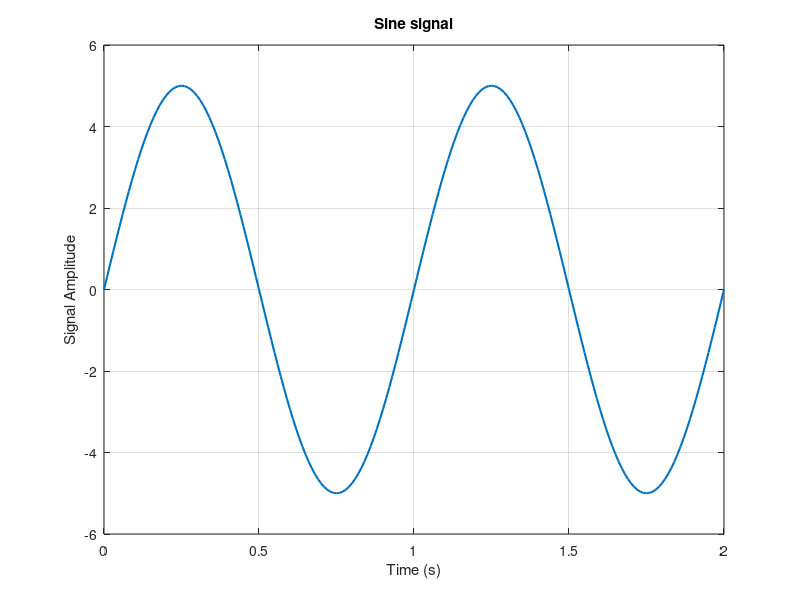
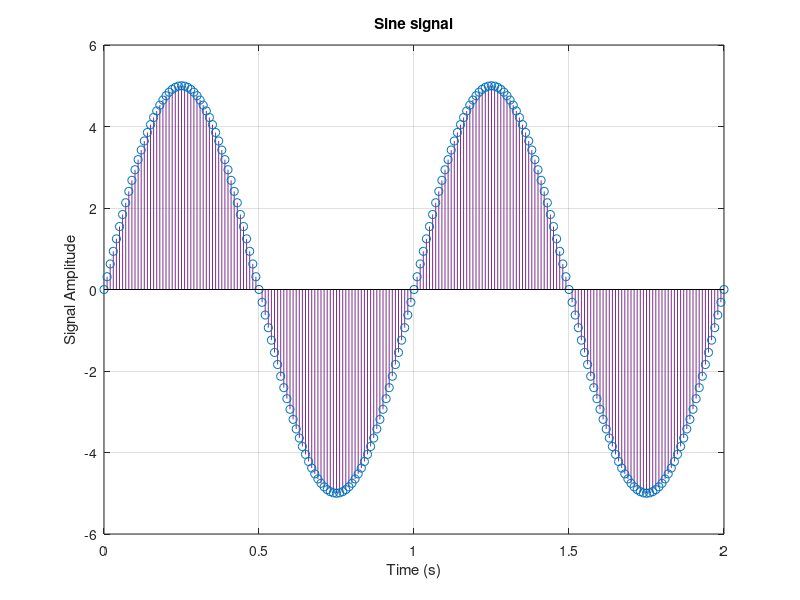
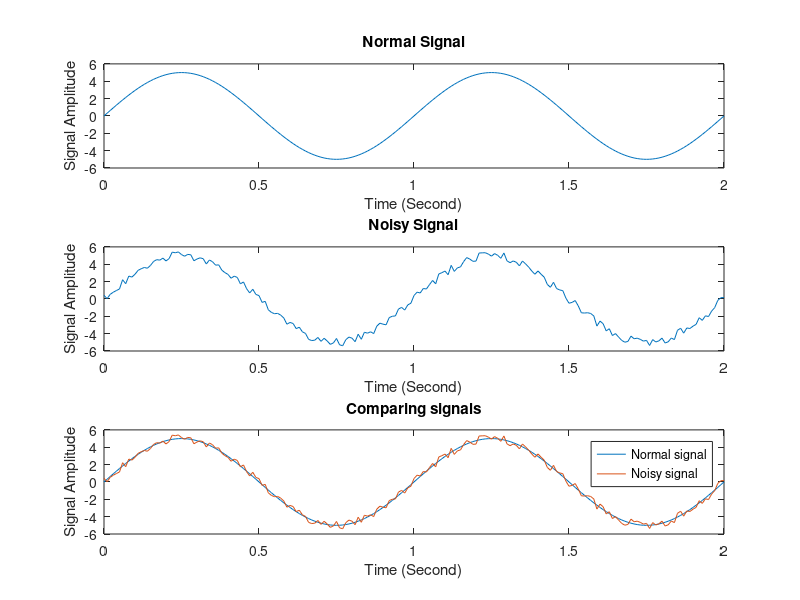
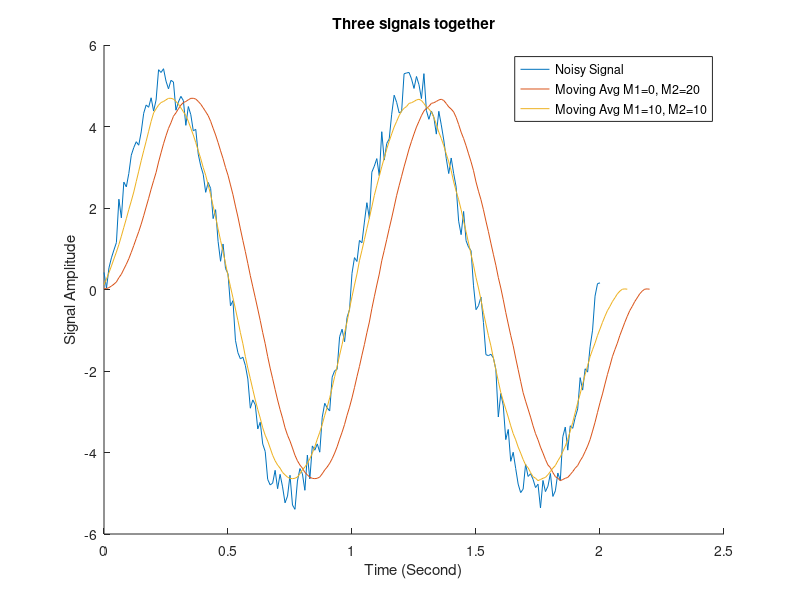

The MATLAB script that drew these images, in order: (Note: this script raises an error after producing the figures.)
%%
close all;
clear;
clc;
%% part 1
% part 1.1
t = 0:0.01:2;        % Define time axis
A = 5;               % Amplitude
f = 1;               % Frequency
y = A*sin(2*pi*f*t); % Sine function

% Plotting signals
figure('Name', 'Sine signal (Plot)');
plot(t, y, 'LineWidth', 1.5);
xlabel('Time (s)');
ylabel('Signal Amplitude');
title('Sine signal');
grid on;

figure('Name', 'Sine signal (Stem)');
stem(t, y,'color', '#7E2F8E', 'LineWidth', 0.5);
xlabel('Time (s)');
ylabel('Signal Amplitude');
title('Sine signal');
grid on;

%% part 2
% part 1.2
r = rand(1, length(y)) - 0.5; % Noise
noised_signal = y + r;        % Add noise to sine, y defined in section 1.1

% Plotting signals
figure('Name', 'Normal Sine signal VS Noisy Sine Signal', 'Position', [300 200 700 500]);
subplot(3,1,1);               % Plotting normal signal without noise
plot(t,y)
title('Normal Signal');xlabel('Time (Second)');ylabel('Signal Amplitude');
subplot(3,1,2);               % Plotting noisy signal
plot(t,noised_signal)
title('Noisy Signal');xlabel('Time (Second)');ylabel('Signal Amplitude');
%hold on;
subplot(3,1,3);               % Plotting both signal together for comparing them
plot(t,y, t, noised_signal)
hold on;
title('Comparing signals');xlabel('Time (Second)');ylabel('Signal Amplitude');
legend('Normal signal', 'Noisy signal');
hold off;

%% part 3
% part 1.3:
% A moving average filter introduces a delay because it computes the average of past data points, which inherently involves looking back in time, causing the output to lag behind the input signal.

M1 = 0;
M2 = 20;
len = M2 + M1 + 1; % Window length

window = ones(1, len) / len; % Moving average window

y2 = conv(noised_signal, window);   % Noised signal defined in section 1.2, Line 30
t2 = 0:0.01:(0.01 * (length(y2) - 1));

% Plotting section 1.3.1
figure('Name', 'Moving Avg signals', 'Position', [300 200 700 500]);
hold on;
plot(t,noised_signal);              % Noise signal
plot(t2, y2);                       % Moving Avg M1=0, M2=20

% part 1.3.2:
M1 = 10;
M2 = 10;
len = M2 + M1 + 1; % Window length

window = ones(1, len) / len; % Moving average window

y3 = conv(noised_signal(M1:end), window);
t3 = 0:0.01:(0.01 * (length(y3) - 1));

plot(t3, y3);                       % Moving Avg M1=0, M2=20
hold off;
title('Three signals together'); xlabel('Time (Second)'); ylabel('Signal Amplitude');
legend("Noisy Signal", "Moving Avg M1=0, M2=20", "Moving Avg M1=10, M2=10");

%% part 4
% part 1.4.1
M1 = 0;
M2 = 20;
len = M2 + M1 + 1; % Window length

b = ones(1,len)/len;
a = 1;
y4_1 = filter(b, a, noised_signal);
t4_1 = 0:0.01:(0.01 * (length(y4_1) - 1));

% Plotting section 1.4
figure('Name', 'Moving Avg signals by using filter function', 'Position', [300 200 700 500]);
hold on;
plot(t,noised_signal);              % Noise signal
plot(t4_1, y4_1);                   % filtered signal
plot(t2,y2);                        % Plotting convolved signal M1=0, M2=20
plot(t3,y3);                        % Plotting convolved signal M1=10, M2=10
title('All signals together'); xlabel('Time (Second)'); ylabel('Signal Amplitude');
legend("Noisy Signal", "filtered signal", "Moving Avg M1=0, M2=20", "Moving Avg M1=10, M2=10");
hold off;

% Plotting section 1.3
figure('Name', 'plotting in seperated subplots', 'Position', [300 200 700 500]);
subplot(2,2,1);               % Plotting noisy signal
plot(t,noised_signal)
title('Noisy signal');xlabel('Time (Second)');ylabel('Signal Amplitude');
subplot(2,2,2);               % Plotting convolved signal M1=0, M2=20
plot(t2,y2)
title('convolved signal M1=0, M2=20');xlabel('Time (Second)');ylabel('Signal Amplitude');
subplot(2,2,3);               % Plotting convolved signal M1=10, M2=10
plot(t3,y3)
title('convolved signal M1=10, M2=10');xlabel('Time (Second)');ylabel('Signal Amplitude');
subplot(2,2,4);               % filtered signal
plot(t4_1,y4_1)
title('output signal of filter function');xlabel('Time (Second)');ylabel('Signal Amplitude');

%% part 5
% part 1.5
w0 = pi/32; n = 100;
[y5,t5] = singen(w0,n);     %singen function is defined in singen.m
figure('Name', 'singen');
stem(t5,y5, '.')
title('singen function output');xlabel('Time (Second)');ylabel('Signal Amplitude');


%% part 6
close all;
clear;
clc;

figure('Name', 'cos(2*pi*t) + cos(8*pi*t) + cos(12*pi*t)');
t6 = 0:0.01:4;
y6 = cos(2*pi*t6) + cos(8*pi*t6) + cos(12*pi*t6); %Original Signal
plot(t6,y6);
title('cos(2*pi*t6) + cos(8*pi*t6) + cos(12*pi*t6)');xlabel('Time (Milisecond)');ylabel('Signal Amplitude');
hold on;

t62 = 0:0.2:4; % 5khz => 0.0002s = 0.2ms
y62 = cos(2*pi*t62) + cos(8*pi*t62) + cos(12*pi*t62); %Same signal, 5Khz sampled time vector
stem(t62,y62);


cutoff_frequency = 0.05;
filter_order = 30; 

% Design the filter using the fir1 function
filter_coefficients = fir1(filter_order, cutoff_frequency) * 14;

% Applying the filter to the downsampled signal
y62 = upsample(y62, 20);
smoothed_signal = conv(y62, filter_coefficients, 'same');

% Plotting the reconstructed signal
t63 = 0:0.01:(0.01*(length(smoothed_signal)-1));
plot(t63,smoothed_signal)

legend('Original Signal', 'Downsampled Signal', 'Reconstructed Signal')

%%%%%%%%%%%%%%%%%%%%% QUESTION %%%%%%%%%%%%%%%%%%%%%%%%%
% Q: What is the effect of limiting the length of the ideal filter on the reconstructed signal?
% A: By downsampling a signal and passing it through a lowpass filter, 
%    the reconstruction is a smoother version of the original signal with frequencies limited by the Nyquist theorem (half the new sampling rate). 
%    The filter length affects the trade-off between preserving signal details and avoiding artifacts, with longer filters allowing more low-frequency 
%    retention but potentially introducing time-domain artifacts.
%%%%%%%%%%%%%%%%%%%%%%%%%%%%%%%%%%%%%%%%%%%%%%%%%%%%%%%%

%% part 7
close all;
clear;
clc;

fs = 100;
t7 = -5:1/fs:5;
y7 = sinc(5*t7) .^ 2;

% Spectrum of original singal
FT_x_0 = (1 / fs) * abs(fftshift(fft(y7)));
f_axis_0 = linspace(-fs / 2, fs / 2, length(FT_x_0));


for sr=[4 5 10 20] % sr: sampling rate
    figure('Name', 'Spectrum of original vs sampled signal');
    
    % Keep every fs/sr sample, other samples are set to 0
    % This way, the length of y will remain the same
    y7_2 = zeros(1, length(y7));
    y7_2(1:fs/sr:end) = y7(1:fs/sr:end); 


    % Spectrum of sampled singal
    FT_x_1 = (1 / fs) * abs(fftshift(fft(y7_2)));
    f_axis_1 = linspace(-fs / 2, fs / 2, length(FT_x_1));

    subplot(2,1,1)
    plot(f_axis_0, abs(FT_x_0), 'LineWidth', 1.5);
    title('Spectrum of original signal');xlabel('Frequency (Hz)');ylabel('Amplitude');

    subplot(2,1,2)
    plot(f_axis_1, abs(FT_x_1), 'LineWidth', 1.5);
    title(sprintf('Spectrum of sampled signal sr=%d', sr));xlabel('Frequency (Hz)');ylabel('Amplitude');
end

%Plotting all plots in single figure
figure('Name', 'all original and sampled spectrums combined', 'Position', [50 200 1400 500]');
counter = 1;       % counter for plotting in subplots
for sr=[4 5 10 20] % sr: sampling rate
    % Keep every fs/sr sample, other samples are set to 0
    % This way, the length of y will remain the same
    y7_2 = zeros(1, length(y7));
    y7_2(1:fs/sr:end) = y7(1:fs/sr:end); 

    % Spectrum of sampled singal
    FT_x_1 = (1 / fs) * abs(fftshift(fft(y7_2)));
    f_axis_1 = linspace(-fs / 2, fs / 2, length(FT_x_1));
    
    subplot(2, 4, counter)
    plot(f_axis_0, abs(FT_x_0), 'LineWidth', 1.5);
    title('Spectrum of original signal');xlabel('Frequency (Hz)');ylabel('Amplitude');

    subplot(2, 4, counter + 4)
    plot(f_axis_1, abs(FT_x_1), 'LineWidth', 1.5);
    title(sprintf('Spectrum of sampled signal sr=%d', sr));xlabel('Frequency (Hz)');ylabel('Amplitude');
    counter = counter + 1;
end
clear counter;
%%%%%%%%%%%%%%%%%%%%% QUESTION %%%%%%%%%%%%%%%%%%%%%%%%%
% The difference is in the sampled signal is repeated through frequency

%% part 8
close all;
clear;
clc;

fs = 256 / 10;
t8 = -5 : 1/fs : 5 - (1/fs);
y8 = sinc(2*t8);

FT_x = (1 / fs) * abs(fftshift(fft(y8)));
f_axis = linspace(-pi, pi, length(FT_x));


for ratio = [0.5, 3, 1.5]
    fs1 = ratio * fs;

    % Constructing the sampled signal
    t8_1 = -5 : 1/fs1 : 5 - (1/fs1);
    y8_1 = sinc(2*t8_1);

    FT_x_1 = (1 / fs1) * abs(fftshift(fft(y8_1)));
    f_axis_1 = linspace(-pi, pi, length(FT_x_1));

    
    % Plotting the signals and spectrums
    figure('Name', sprintf('Sampling of sinc(2t) ratio=%d', ratio));
    
    subplot(2,2,1);
    plot(f_axis, abs(FT_x), 'LineWidth', 1.5);
    title('Spectrum of original signal');xlabel('Frequency (Hz)');ylabel('Amplitude');
    set(gca,'XTick',-pi:pi/2:pi) 
    set(gca,'XTickLabel',{'-pi', 'pi/2', '0' ,'pi/2','pi'})

    subplot(2,2,2);
    plot(f_axis_1, abs(FT_x_1), 'LineWidth', 1.5);
    title('Spectrum of sampled signal');xlabel('Frequency (Hz)');ylabel('Amplitude');
    set(gca,'XTick',-pi:pi/2:pi) 
    set(gca,'XTickLabel',{'-pi', 'pi/2', '0' ,'pi/2','pi'})

    subplot(2,2,3);
    plot(t8, y8, 'LineWidth', 1.5);
    title('Original signal');xlabel('Time');ylabel('Amplitude');

    subplot(2,2,4);
    plot(t8_1, y8_1, 'LineWidth', 1.5);
    title('Sampled signal');xlabel('Time');ylabel('Amplitude');
end


%% part 9
close all;
clear;
clc;

% Constructing the signal
f = [pi/16 5/16 9/16 13/16];

fs = 1e3;
t9 = 1:1/fs:100;
y9 = zeros(1, length(t9));

for f1=f
    y9 = y9 + cos(2 * pi * f1 * t9);    
end


% Plotting the spectrum of the original signal
figure('Name', 'Spectrum of original signal');
FT_y9 = (1/fs) * abs(fftshift(fft(y9)));
f_axis = linspace(-fs / 2, fs / 2, length(FT_y9));
plot(f_axis,FT_y9, 'LineWidth', 2)
xlim([-1,1])
title('Spectrum of original signal'); xlabel('Frequency(Hz)');ylabel('Amplitude(Volt/sec)'); 
grid on;


% Loading filters coefficients from xls file
filter_coef_1 = readmatrix('filters.xls', 'Sheet', 1);
filter_coef_2 = readmatrix('filters.xls', 'Sheet', 2);



% Plotting amplitude of frequency responses
figure('Name', 'Frequency response of filters');

for i = 1:4
    subplot(4,2, 2*i-1)
    
    [h, w] = freqz(filter_coef_1(i, :));
    w = w ./ pi;

    plot(w, abs(h));
    title(sprintf('Frequency response of analysis filter %d', i));
    xlabel('Normalized Frequency(Hz)');ylabel('Amplitude(Volt/sec)');
    grid on;
end

for i = 1:4
    subplot(4,2,2*i)
    
    [h, w] = freqz(filter_coef_2(i, :));
    w = w ./ pi;
    
    plot(w, abs(h));
    title(sprintf('Frequency response of synthesis filter %d', i));
    xlabel('Normalized Frequency(Hz)');ylabel('Amplitude(Volt/sec)');
    grid on;
end

% Plotting phase of frequency responses
figure('Name', 'Phase response of filters');

for i = 1:4
    subplot(4,2, 2*i-1)
    
    [h, w] = freqz(filter_coef_1(i, :));
    w = w ./ pi;
    
    plot(w, (angle(h)));
    title(sprintf('Frequency response of analysis filter %d', i));
    xlabel('Normalized Frequency');ylabel('Phase');
    grid on;
end

for i = 1:4
    subplot(4,2,2*i)
    
    [h, w] = freqz(filter_coef_2(i, :));
    w = w ./ pi;
    
    plot(w, (angle(h)));
    title(sprintf('Frequency response of synthesis filter %d', i));
    xlabel('Normalized Frequency');ylabel('Phase');
    grid on;
end


a = downsample(conv(y9, filter_coef_1(1, :), 'same'), 4);
b = downsample(conv(y9, filter_coef_1(2, :), 'same'), 4);
c = downsample(conv(y9, filter_coef_1(3, :), 'same'), 4);
d = downsample(conv(y9, filter_coef_1(4, :), 'same'), 4);

y_out =   conv(upsample(2*a, 4), filter_coef_2(1, :), 'same') ...
        + conv(upsample(c, 4), filter_coef_2(3, :), 'same')   ...
        + conv(upsample(0.5*d, 4), filter_coef_2(4, :), 'same');

% figure()
% plot(y_out)
% figure('Name', 'y9')
% plot(y9)

% Plotting the spectrum of the processed signal
figure('Name', 'Spectrum of processed signal');
FT_yout = (1/fs) * abs(fftshift(fft(y_out)));
f_axis_out = linspace(-fs / 2, fs / 2, length(FT_yout));
plot(f_axis_out,FT_yout, 'LineWidth', 2)
xlim([-1,1])
title('Spectrum');xlabel('Freq');ylabel('Amplitude');
grid on;

figure('Name', 'Spectrum of Both signals');
hold on;
plot(f_axis, FT_y9, '--r', 'LineWidth', 1)
plot(f_axis_out, FT_yout, '-k', 'LineWidth', 0.5)
xlim([-1,1])
title('Spectrum');xlabel('Freq');ylabel('Amplitude');
grid on;
hold off;
